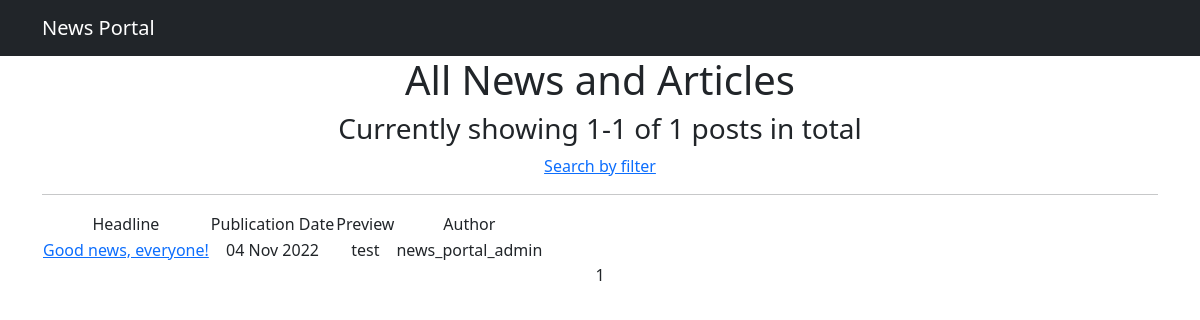
Page /news/ on the committed database.
### news_portal_app/models.py (models this page shows, shortened)
class Post(models.Model):
    author = models.ForeignKey(Author, on_delete=models.CASCADE)
    news = 'NWS'
    article = 'ART'
    TYPES = [
        (news, 'News'),
        (article, 'Article')
    ]
    type = models.CharField(max_length=3, choices=TYPES)
    date = models.DateTimeField(auto_now_add=True)
    category = models.ManyToManyField(Category, through='PostCategory')
    name = models.CharField(max_length=255, default="Good news, everyone!")
    text = models.TextField()
    rating = models.IntegerField(default=0)

class Author(models.Model):
    user = models.OneToOneField(User, on_delete=models.CASCADE)
    user_rating = models.IntegerField(default=0)

### news_portal_app/views.py (the view)
# urls.py: path('', NewsList.as_view(), name='news_list'),
class NewsList(ListView):
    model = Post
    ordering = '-date'
    template_name = 'news_list.html'
    context_object_name = 'news_list'
    paginate_by = 10
    def get_queryset(self):
        queryset = super().get_queryset()
        self.filterset = NewsFilter(self.request.GET, queryset)
        return self.filterset.qs
    def get_context_data(self, **kwargs):
        context = super().get_context_data(**kwargs)
        context['filterset'] = self.filterset
        return context

### news_portal_app/templatetags/custom_filters.py (called while the page is built)
@register.filter(name='censor')
def rkn_english_edition(value):
    if type(value) != str:
        raise ValueError
    for swear in THOSE_VERY_SEVEN_DIRTY_WORDS:
        if swear in value:
            value = value.replace(swear, swear[0] + "*" * (len(swear) - 1))
    return value

### templates/news_list.html (shortened to what this page needs)
{% extends 'flatpages/default.html' %}
{% load custom_filters %}
{% load custom_tags %}
{% block content %}
    {% block content_specific %}
        <h1>All News and Articles</h1>
        <h3>Currently showing {{ page_obj.start_index }}-{{ page_obj.end_index }}
            of {{ page_obj.paginator.count }} posts in total</h3>
        <a href="search">Search by filter</a>
    {% endblock content_specific %}
    <hr>
    {% if news_list %}
        <table>
            <tr>
                <td>Headline</td>
                <td>Publication Date</td>
                <td>Preview</td>
                <td>Author</td>
            </tr>
            {% for n in news_list %}
            <tr>
                <td><a href="{{ n.pk }}">{{ n.name|censor }}</a> </td>
                <td>{{ n.date|date:'d M Y' }}</td>
                <td>{{ n.text|censor|truncatewords:20 }}</td>
                <td>{{ n.author.user.username }}</td>
            </tr>
            {% endfor %}
        </table>
    {% else %}
        <h2>It is quite empty here...</h2>
    {% endif %}
    {{ page_obj.number }}
{% endblock content %}

### templates/flatpages/default.html (shortened to what this page needs)
<!DOCTYPE html>
<html lang="en">
    <head>
        {% load static %}
        <link href="{% static 'css/styles.css' %}" rel="stylesheet" />
    </head>
    <body>
        <nav class="navbar navbar-expand-lg navbar-dark bg-dark static-top">
            <div class="container">
                <a class="navbar-brand" href="/">News Portal</a>
            </div>
            </nav>
        <div class="container">
            <div class="row">
                <div class="col-lg-12 text-center">
                    {% block content %}{% endblock content %}
                </div>
            </div>
        </div>
    </body>
</html>

### rows in the picture
Post: name|censor "Good news, everyone!", date "04 Nov 2022", text|censor "test", author.user.username "news_portal_admin"

### other values in the picture
{{ page_obj.start_index }} "1"
{{ page_obj.end_index }} "1"
{{ page_obj.paginator.count }} "1"
{{ page_obj.number }} "1"
